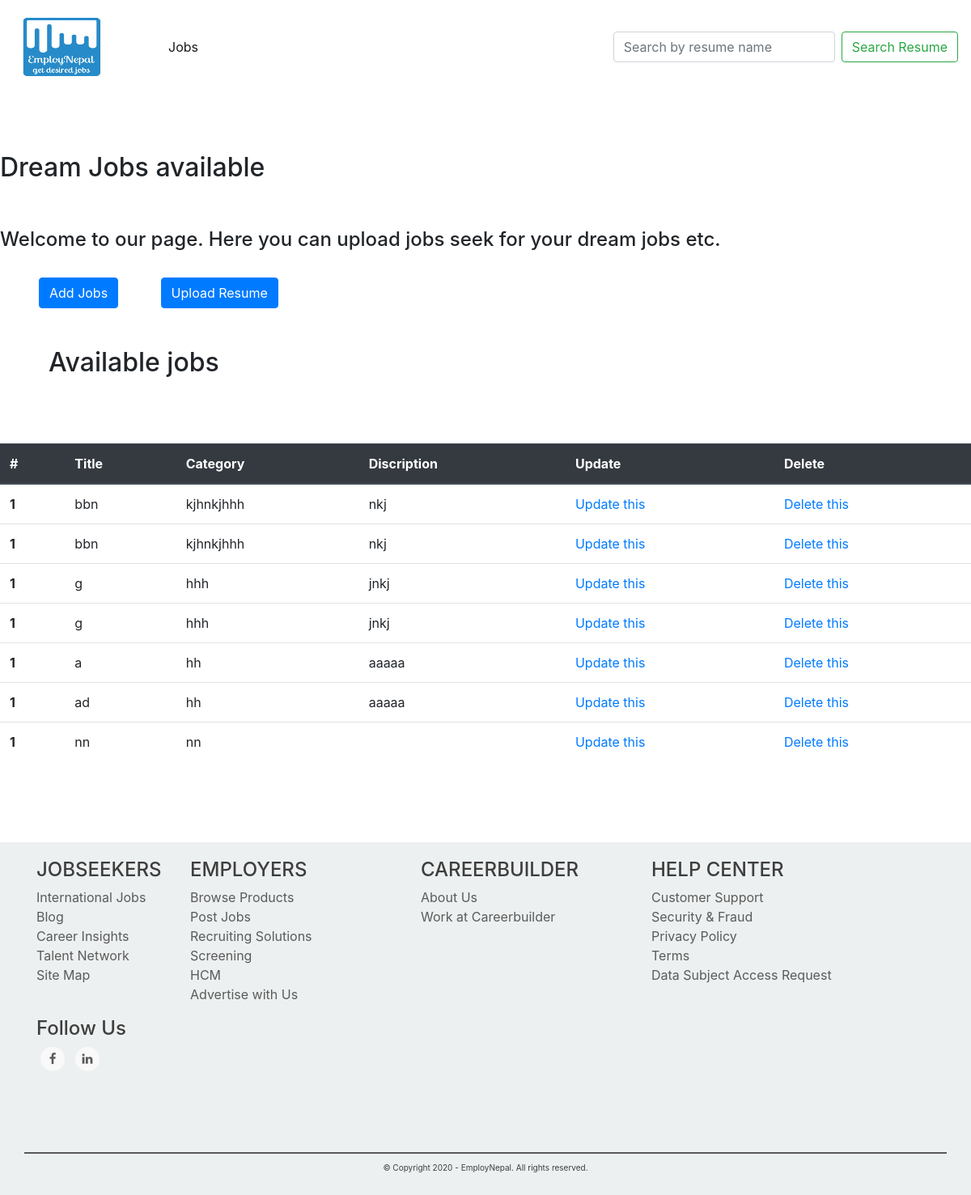
/, run on an earlier commit of the app's database.
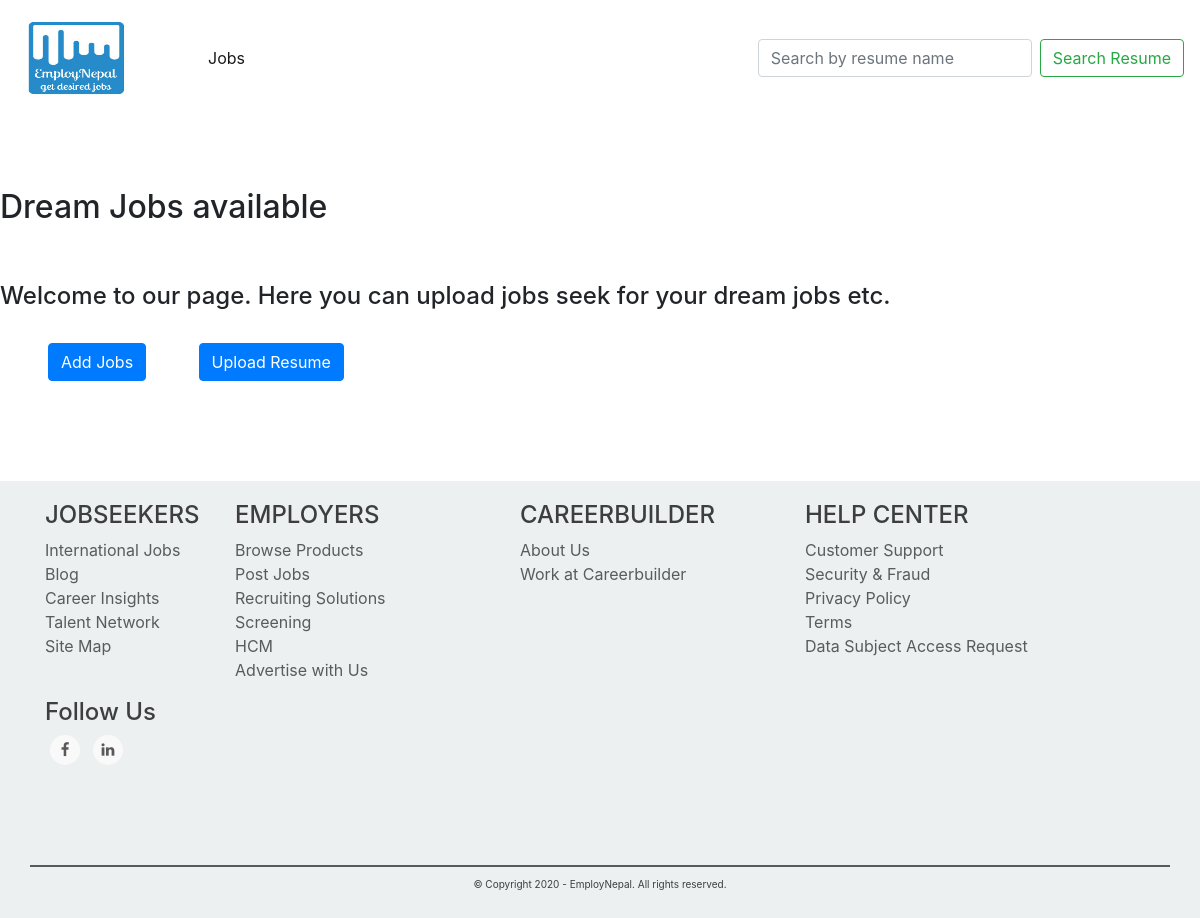
And on a later commit of the database.
### courseworkapp/models.py (models this page shows)
class Job(models.Model):
    job_Title= models.CharField(max_length=40)
    job_discription=models.CharField(max_length=100)
    job_Catagory= models.CharField(max_length=40)
    def __str__(self):
        return self.job_Title + " " + self.job_discription+" "+ self.job_Catagory

### EmployNepal/views.py (the view)
# urls.py: path('',index),
def index(request):
    Job_obj = Job.objects.all()
    print(Job_obj)
    context_varible = {
        'Jobs':Job_obj
    }
    return render(request,'index.html',context_varible)

### EmployNepal/templates/index.html
{% extends 'base.html' %}
{% block content %}
<br><br><br>
<h2>Dream Jobs available </h2>
<br><br>
<h4> Welcome to our page. Here you can upload jobs seek for your
dream jobs etc.</h4>
<br>
<a href="{% url 'create_job' %}" class="btn btn-primary ml-5"> Add Jobs </a>
<a href="{% url 'uploadResume' %}" class="btn btn-primary ml-5">Upload Resume </a>
{% if Jobs %}
<br><br><br>
<h2 style="margin-left:60px;">Available jobs</h2>
<br><br><br>
<table class="table">
  <thead class="thead-dark">
    <tr>
      <th scope="col">#</th>
      <th scope="col">Title</th>
      <th scope="col">Category</th>
      <th scope="col">Discription</th>
      <th scope="col">Update</th>
	<th scope="col">Delete</th>
    </tr>
  </thead>
  <tbody>
    <tr>
{% for job in Jobs %}
      <th scope="row">1</th>
      <td>{{job.job_Title}}</td>
      <td>{{job.job_Catagory}}</td>
 	<td>{{job.job_discription}}</td>
      <td><a href="/courseworkapp/edit/{{job.id}}">Update this</a></td>
      <td><a href="/courseworkapp/delete/{{job.id}}">Delete this</a></td>
    </tr>
    {% endfor %}
  </tbody>
</table>
{% endif %}
{% endblock %}

What changed in the data, as far as the page shows it:
removed Job: job_Title "bbn", job_Catagory "kjhnkjhhh", job_discription "nkj"
removed Job: job_Title "bbn", job_Catagory "kjhnkjhhh", job_discription "nkj"
removed Job: job_Title "g", job_Catagory "hhh", job_discription "jnkj"
removed Job: job_Title "g", job_Catagory "hhh", job_discription "jnkj"
removed Job: job_Title "a", job_Catagory "hh", job_discription "aaaaa"
removed Job: job_Title "ad", job_Catagory "hh", job_discription "aaaaa"
removed Job: job_Title "nn", job_Catagory "nn"
Also different on the page:
text no longer shown: "Available jobs # Title Category Discription Update Delete"
